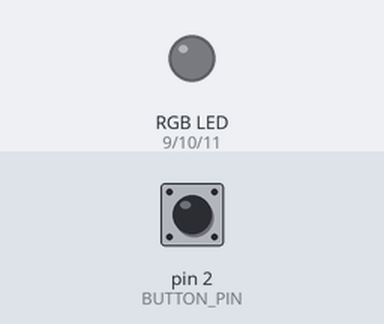
Bench run of a sketch on a simulated Arduino Uno, built with avr-gcc and run on an emulated ATmega328P. Parts: an RGB LED mixed from three pins (HIGH = lit). Inputs (shaded band) come from the test bench; at power-on: pin 2 (BUTTON_PIN) HIGH.

Above: at 1.2 s.
1.3 s: pin 2 (BUTTON_PIN) pulled LOW for 0.15 s
At 1.7 s:
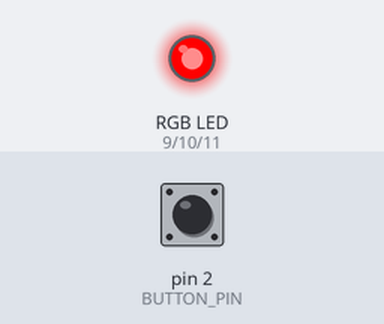
4.3 s: pin 2 (BUTTON_PIN) pulled LOW for 1 s
At 5.6 s:
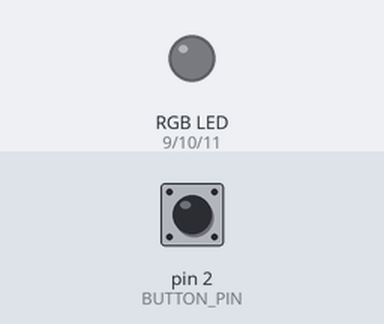
6.8 s: pin 2 (BUTTON_PIN) pulled LOW for 3.2 s
At 7.7 s:
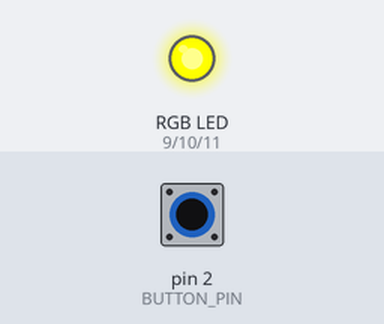
Timing chart, 0 to 17.5 s (numbered marks = the images above; inputs shaded):
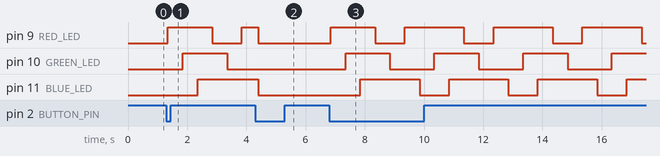

Measured:
- after the input at 1.3 s, pin 9 (RED_LED): LOW → HIGH after 0.05 s, → LOW 1.5 s later, → HIGH 1.0 s later; pin 10 (GREEN_LED): LOW → HIGH after 0.55 s, → LOW 1.5 s later; pin 11 (BLUE_LED): LOW → HIGH after 1.1 s
- after the input at 4.3 s, pin 9 (RED_LED): HIGH → LOW after 0.10 s instead of 1.6 s; pin 10 (GREEN_LED): stays LOW (without the input it goes to HIGH after 0.55 s)
- after the input at 6.8 s, pin 9 (RED_LED): LOW → HIGH after 0.05 s, then repeats every 3.0 s: LOW 1.0 s, HIGH 2.0 s; pin 10 (GREEN_LED): alternates HIGH for 1.5 s and LOW for 1.5 s, starting after 0.55 s; pin 11 (BLUE_LED): alternates HIGH for 2.0 s and LOW for 1.0 s, starting after 1.1 s

The sketch:

LAB1_PART6.ino
```cpp
//HERE I AM ASSIGNING EACH PIN TO ITS RESPECTIVE VARIABLE NAME
#define RED_LED 9
#define GREEN_LED 10
#define BLUE_LED 11
#define BUTTON_PIN 2


//HERE WE ARE ASSIGNING 0 TO THE BUTTONSTATE TO KEEP TRACK
//OF WHICH STATE THE BUTTON IS IN
int buttonState = 0;

//HERE WE ARE KEEPING TRACK OF THE PREVIOUS STATE THAT THE BUTTON WAS IN
int lastButtonState = 0;

//HERE WE ARE KEEPING TRACK OF THE SEQUENCE
int currentSequence = 0;

//HERE WE ARE ASSIGNING FALSE THE VARIABLE isSequenceActive TO TOGGLE
//THE SEQUENCE FROM BEING ON AND OFF
bool isSequenceActive = false;

void setup() {
  // HERE WE ARE ASSIGING THE LED PINS AS OUTPUTS
  pinMode(RED_LED, OUTPUT);
  pinMode(GREEN_LED, OUTPUT);
  pinMode(BLUE_LED, OUTPUT);

  //HERE WE ARE ASSIGING THE BUTTON TO HAVE INPUT_PULLUP
  //THIS WILL CAUSE THE BUTTON TO OUTPUT LOW WHEN PRESSED AND HIGH WHEN NOT
  pinMode(BUTTON_PIN, INPUT_PULLUP);
}

void loop() {
  //HERE WE ARE CHECKING WHICH STATE THE BUTTON IS IN AND STORING IT TO THE
  //VARIABLE BUTTONSTATE
  buttonState = digitalRead(BUTTON_PIN);

  // HERE WE ARE WRITING A LINE THAT WILL HELP PREVENT SEEING A DELAY
  //WHEN OUR LEDS TURN ON
  //THE CODE IS CHECKING IF THE CURRENT STATE OF THE BUTTON IS LOW (BUTTON PRESSED)
  // AND IF THE PREVIOUS STATE WAS HIGH (BUTTON NOT PRESSED)
  if (buttonState == LOW && lastButtonState == HIGH) {

    //THIS DELAY WILL HELP PREVENT US FROM SEEING THE DEBOUNCING OF THE BUTTON
    delay(50);

    //IF THE IF STATE IS TRUE THEN IT WILL ENTER THE IF STATEMENT AND TOGGLE THE
    //isSequenceActive VARIABLE TO BE NOTTED WHICH WILL CHANGE THE BOOL TO TRUE
    // THIS WILL THEN TURN ON THE LEDS AND BEGIN THE SEQUENCE
    isSequenceActive = !isSequenceActive;

  //IF IT IS NOT THE CASE THAT THE BUTTON WAS PRESSED THE THE isSequenceActive BOOL
  //WILL REMAIN FALSE AND NOT TURN ON THE LEDS
    if (!isSequenceActive) {
      digitalWrite(RED_LED, LOW);
      digitalWrite(GREEN_LED, LOW);
      digitalWrite(BLUE_LED, LOW);
    }
  }

  // IF THE IF STATEMENT WAS TRUE, THEN THE isSequenceActive BOOL
  //WILL NOW STATE TRUE AND BEGIN TO GO THRU THE SEQUENCE OF LEDS
  if (isSequenceActive) {
    //HERE EACH CASE IS WRITTEN TO FOLLOW THE SEQUENCE FROM THE LAB
    switch (currentSequence) {
      case 0: digitalWrite(RED_LED, HIGH); digitalWrite(GREEN_LED, LOW); digitalWrite(BLUE_LED, LOW); break;  // R
      case 1: digitalWrite(RED_LED, HIGH); digitalWrite(GREEN_LED, HIGH); digitalWrite(BLUE_LED, LOW); break;  // RG
      case 2: digitalWrite(RED_LED, HIGH); digitalWrite(GREEN_LED, HIGH); digitalWrite(BLUE_LED, HIGH); break;  // RGB
      case 3: digitalWrite(RED_LED, LOW); digitalWrite(GREEN_LED, HIGH); digitalWrite(BLUE_LED, HIGH); break;   // GB
      case 4: digitalWrite(RED_LED, LOW); digitalWrite(GREEN_LED, LOW); digitalWrite(BLUE_LED, HIGH); break;    // B
      case 5: digitalWrite(RED_LED, HIGH); digitalWrite(GREEN_LED, LOW); digitalWrite(BLUE_LED, HIGH); break;   // RB
    }

    //THIS NEXT LINE OF CODE WILL MAKE THE CODE GO THRU THE SEQUENCE BY CAUSING IT
    //TO ENTER EACH CASE AFTER INCREMENTING THE currentSequence VALUE BY 1
    //THE %6 IS A MODULUS OPERATOR THAT WILL KEEP THE RANGE BETWEEN 0-5
    currentSequence = (currentSequence + 1) % 6;
    //SMALL DELAY BETWEEN THE CHANGES OF THE SEQUENCES
    delay(500);
  }

  //HERE WE ARE SAVING THE BUTTONSTATE AS THE LASTBUTTONSTATE BEFORE
  //GOING THRU THE FOR LOOP AGAIN
  lastButtonState = buttonState;
}
```
